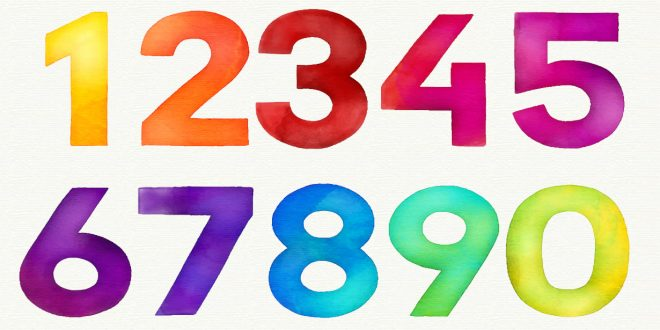
#> input picture sayilar.jpg, 660 x 330 px, found by its file name
$ python main.py
#> lines starting #> are read from the running program, lines starting #| are printed output that depends on the picture; after the words box and inside, x2 and y2 are one past the last pixel; in counts of white or black regions, pixels touching at a corner belong together
import cv2
import numpy as np
from matplotlib import pyplot as plt

img = cv2.imread("sayilar.jpg")
#> img is the input picture: shape (330, 660, 3); mean B, G, R 191.5, 192.3, 213.3
img2 = cv2.imread("sayilar.jpg")


images = [img , cv2.putText(img2, "selam",(100,100),cv2.FONT_HERSHEY_SIMPLEX, 2, (255,0,0),3) ]
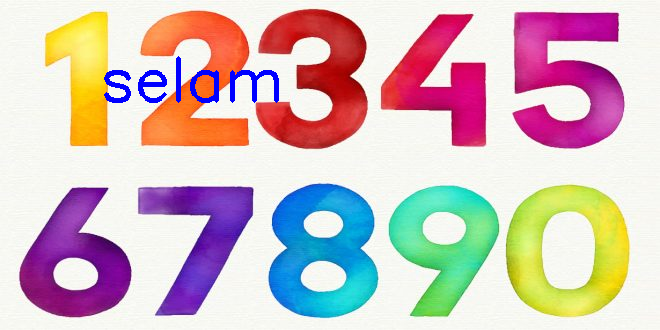
#> img2: shape (330, 660, 3); 1.01% of pixels changed, all inside (x1, y1, x2, y2) = (104, 56, 279, 103)

titles = ["sayilar","duzenlenmiş sayilar"]


for i in range(2):
    plt.subplot(1,2,i+1)                    # kaça kaçlık bir düzende gösterilsin
    plt.imshow(images[i], "gray")           # resimleri ekle
    plt.title(titles[i])                    # başlıkları ekle
    plt.xticks([])                          # x ve y scrollBarı yok et
    plt.yticks([])

plt.show()
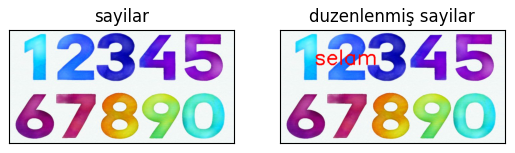
#> figure drawn by matplotlib, 2 panels; B, G, R data is drawn as R, G, B
